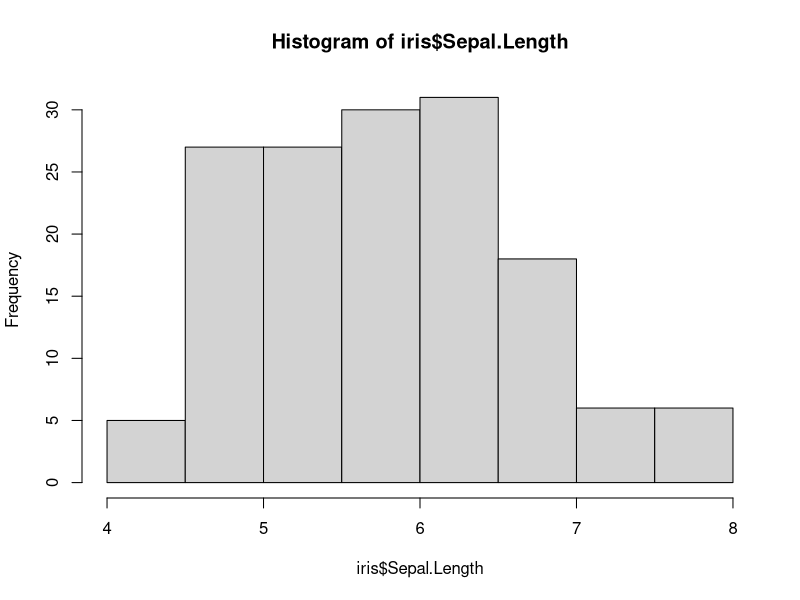
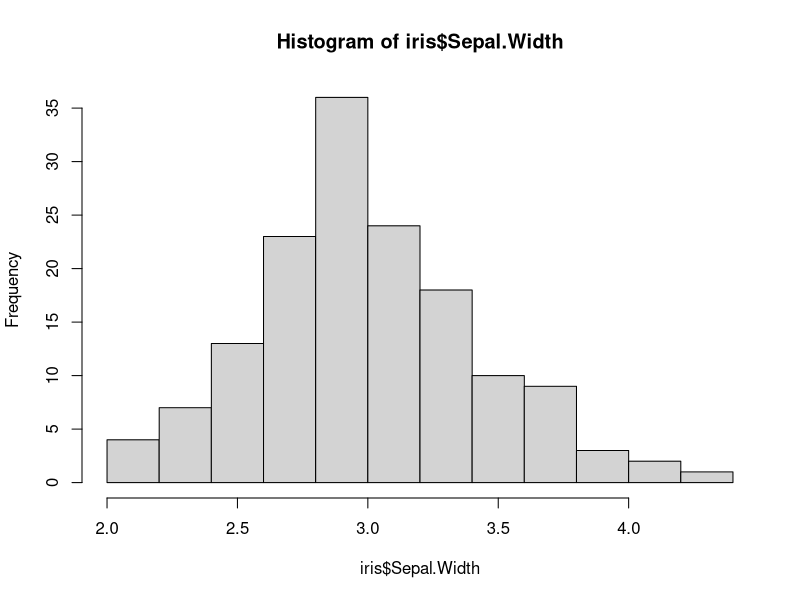
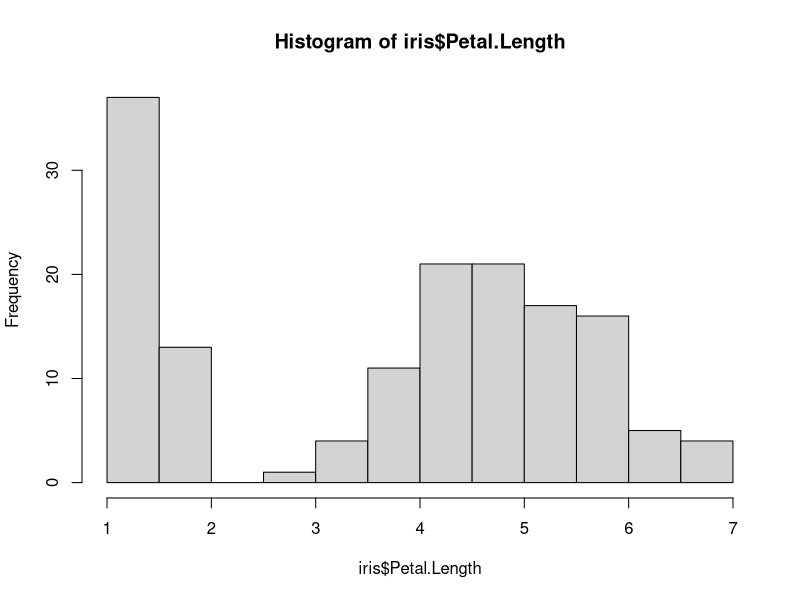
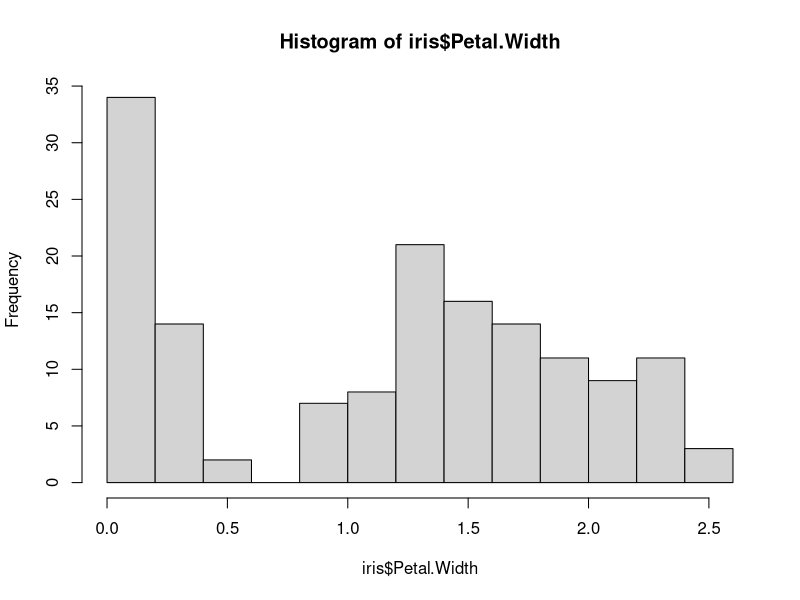
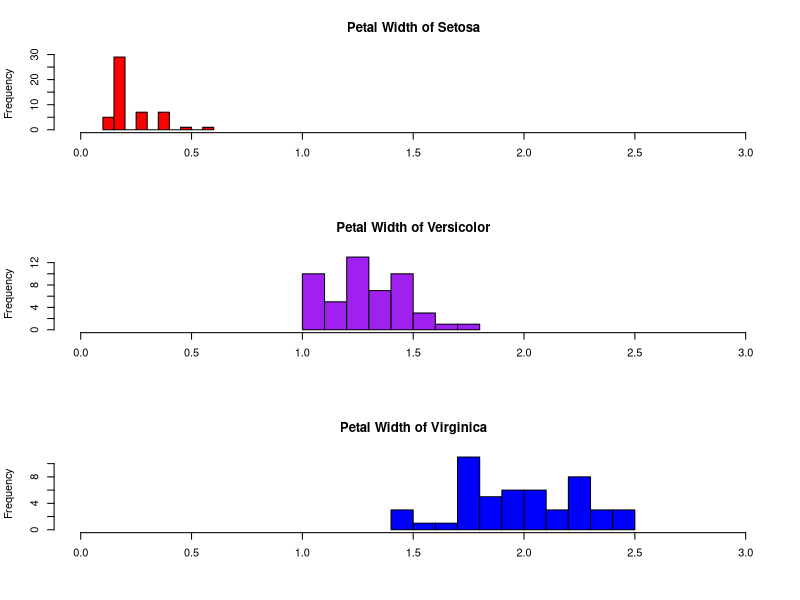

These charts were generated, in order, by the following R code:
# the histogram function is used to create histograms
# get R documentation histogram function
?hist

#call histogram function giving it 1 quantitative
# variable in the iris data frame at a time
# x-axis is telling us the different sepal lengths
# y-axis is telling us the number of data points
# in each sepal length
# this generated a somewhat normal distrubution
hist(iris$Sepal.Length)
# this generated a somewhat normal distrubution
hist(iris$Sepal.Width)
# this generated some outlier data
hist(iris$Petal.Length)
# this generated some outlier data
hist(iris$Petal.Width)

# when observing anomolies in the data, like outlier data,
# it comes in handy to group your plots together

# the par function may be used ti group plots together
# the par function changes the graphic default parameters
# get R documentation on par
?par

# get R documentation on the concatenate function - combines
# arguements
?c

# group 3 histograms in 3 rows and 1 comlumn
par(mfrow = c(3,1))

# create a histogram for each species of iris
# inside the square brackets, we include a
# selector that specifies the species to be plotted
hist(iris$Petal.Width[iris$Species == "setosa"],
    xlim = c(0,3),  #limit x-axis from 0 to 3
    breaks =9,  # suggestion of number of bars
    main = "Petal Width of Setosa",
    xlab = "",
    col = "red"
)
hist(iris$Petal.Width[iris$Species == "versicolor"],
    xlim = c(0,3),  #limit x-axis from 0 to 3
    breaks =9,  # suggestion of number of bars
    main = "Petal Width of Versicolor",
    xlab = "",
    col = "purple"
)
hist(iris$Petal.Width[iris$Species == "virginica"],
    xlim = c(0,3),  #limit x-axis from 0 to 3
    breaks =9,  # suggestion of number of bars
    main = "Petal Width of Virginica",
    xlab = "",
    col = "blue"
)

# restore graphic default parameters so that the
# graphs are no longer grouped
par(mfrow = c(1,1))

